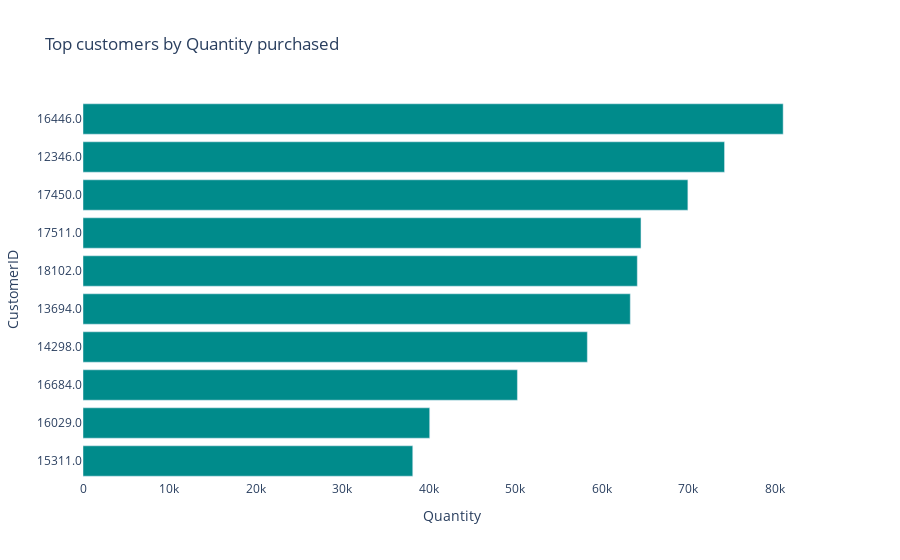

Here is the notebook cell this chart was saved with:
### Code cell
fig = px.bar(top_customer_quantity , x="Quantity", y="CustomerID", 
             orientation='h', 
             title='Top customers by Quantity purchased')
fig.update_yaxes(autorange="reversed", showgrid=False)
fig.update_xaxes(showgrid=False)
fig.update_layout(plot_bgcolor= 'white')
fig.update_traces(marker_color='darkcyan')

fig.show()

### Figure 1 — Plotly figure (JSON) as saved in the notebook; plotly's stock layout.template omitted (floating-point values rounded to 4 significant figures)
{"data": [{"alignmentgroup": "True", "hovertemplate": "Quantity=%{x}<br>CustomerID=%{y}<extra></extra>", "legendgroup": "", "marker": {"color": "darkcyan", "pattern": {"shape": ""}}, "name": "", "offsetgroup": "", "orientation": "h", "showlegend": false, "textposition": "auto", "type": "bar", "x": [80997, 74215, 69973, 64549, 64124, 63312, 58343, 50255, 40107, 38147], "xaxis": "x", "y": ["16446.0", "12346.0", "17450.0", "17511.0", "18102.0", "13694.0", "14298.0", "16684.0", "16029.0", "15311.0"], "yaxis": "y"}], "layout": {"barmode": "relative", "legend": {"tracegroupgap": 0}, "plot_bgcolor": "white", "title": {"text": "Top customers by Quantity purchased"}, "xaxis": {"anchor": "y", "domain": [0, 1], "showgrid": false, "title": {"text": "Quantity"}}, "yaxis": {"anchor": "x", "autorange": "reversed", "domain": [0, 1], "showgrid": false, "title": {"text": "CustomerID"}}}}
